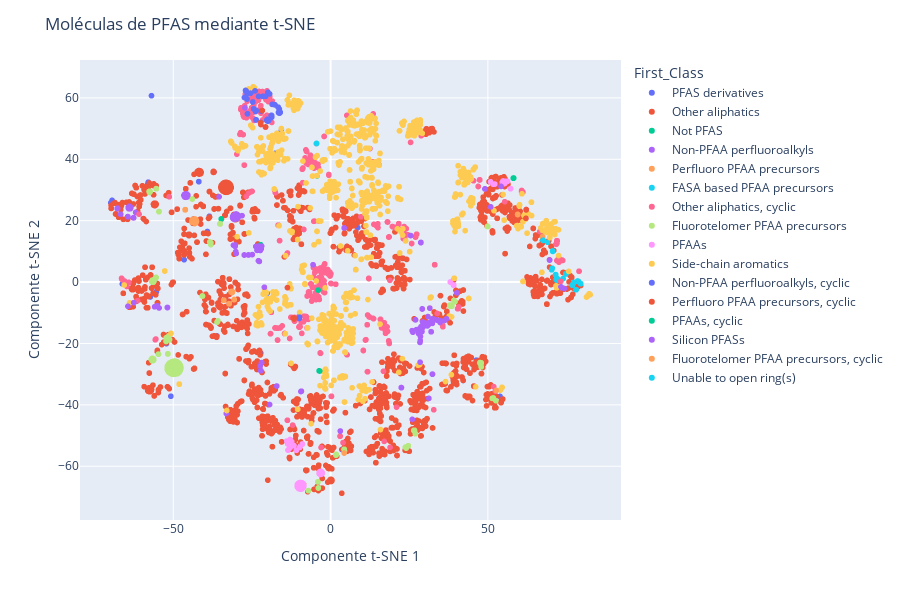

Notebook code for this chart:
### Code cell
fig = px.scatter(tsne_df_joined,
                 x = "Component_1",
                 y = "Component_2",
                 color = "First_Class",
                 hover_name = tsne_df_joined.index,
                 hover_data = {"Component_1": ":.2f",
                               "Component_2": ":.2f",
                               "First_Class": True})

fig.update_layout(title = "Moléculas de PFAS mediante t-SNE",
                  xaxis_title = "Componente t-SNE 1",
                  yaxis_title = "Componente t-SNE 2",
                  height = 600, width = 900)
fig.show();
